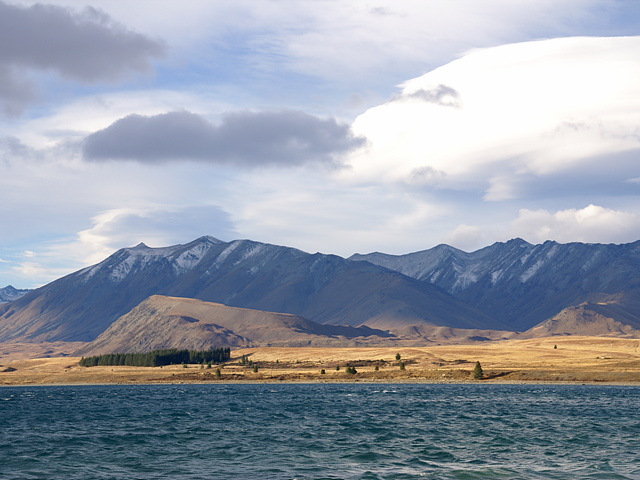
//> input picture openCV/data/tekapo.bmp, 640 x 480 px
$ ./affineShear   (built with g++ and OpenCV 4)
//> lines starting //> are read from the running program, lines starting //| are printed output that depends on the picture
#include "opencv2/opencv.hpp"
#include <iostream>
using namespace cv;
using namespace std;
string folder = "/home/qq43/KIB/openCV/data/";


int main()
{
    Mat src = imread(folder+"tekapo.bmp", IMREAD_GRAYSCALE);
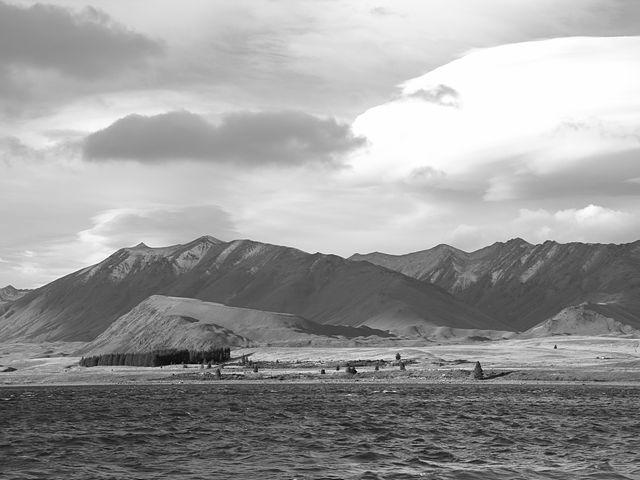
//> src: 480 rows x 640 cols, CV_8UC1; min 0, max 254, mean 156.5
    double mx = 0.3;
    double my = 0.2;
    Mat M = Mat_<double>({2, 3}, {1, mx, 0, my, 1, 0});
    Mat dst;
    warpAffine(src, dst, M, Size());
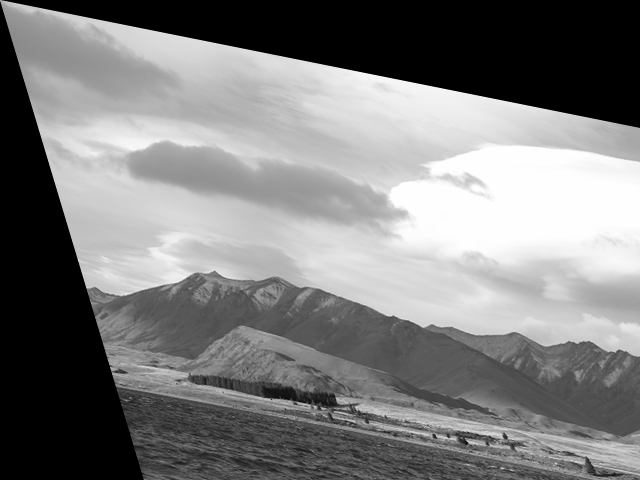
//> dst: 480 rows x 640 cols, CV_8UC1; min 0, max 254, mean 125.7

    imshow("src", src);
    imshow("dst", dst);
    waitKey(0);
    destroyAllWindows();
    return 0;
}

$ run again, with openCV/data/airplane.bmp copied over openCV/data/tekapo.bmp
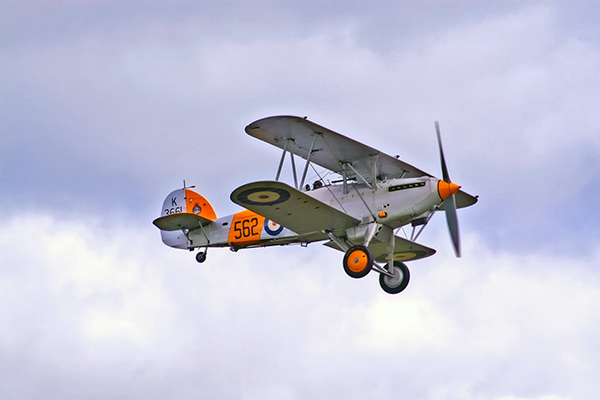
//> input picture openCV/data/airplane.bmp, 600 x 400 px
//> `Mat src = imread(folder+"tekapo.bmp", IMREAD_GRAYSCALE);`:
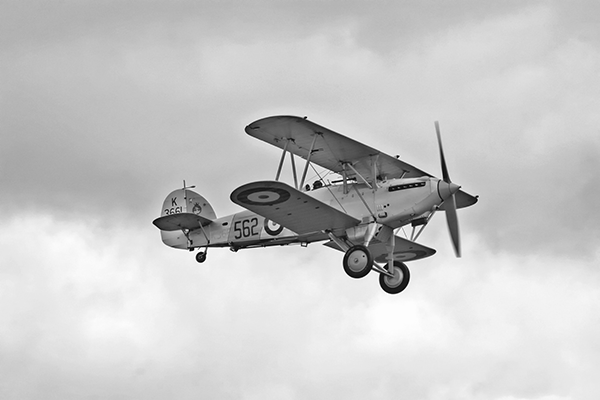
//> src: 400 rows x 600 cols, CV_8UC1; min 0, max 255, mean 199.6
//> `warpAffine(src, dst, M, Size());`:
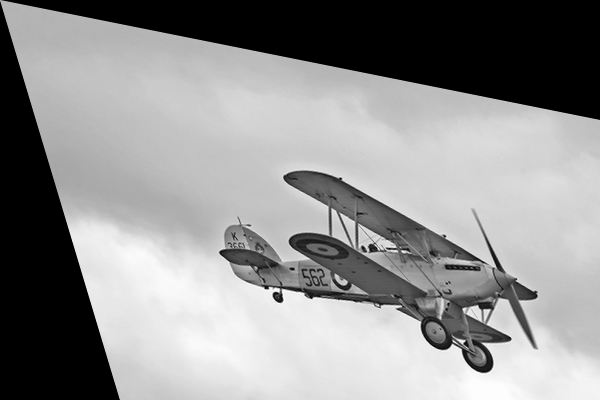
//> dst: 400 rows x 600 cols, CV_8UC1; min 0, max 255, mean 145.4

$ run again, with openCV/data/card.bmp copied over openCV/data/tekapo.bmp
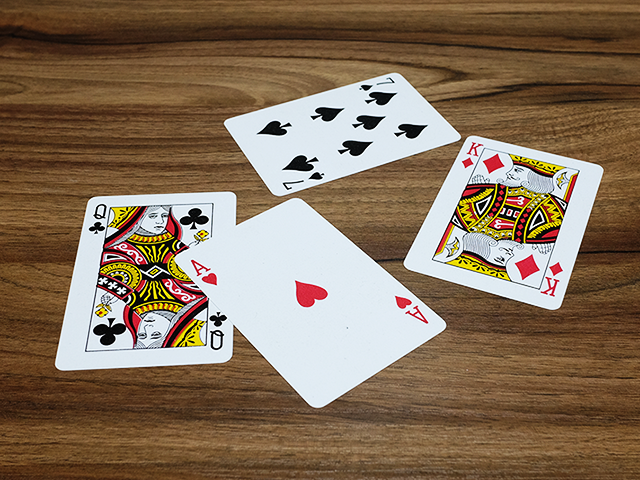
//> input picture openCV/data/card.bmp, 640 x 480 px
//> `Mat src = imread(folder+"tekapo.bmp", IMREAD_GRAYSCALE);`:
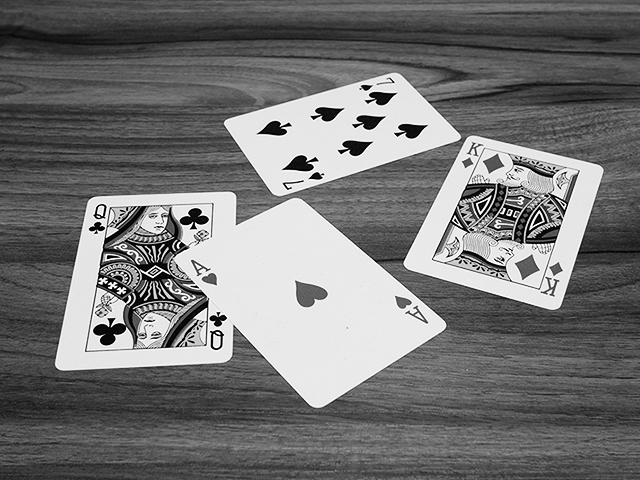
//> src: 480 rows x 640 cols, CV_8UC1; min 0, max 255, mean 116.2
//> `warpAffine(src, dst, M, Size());`:
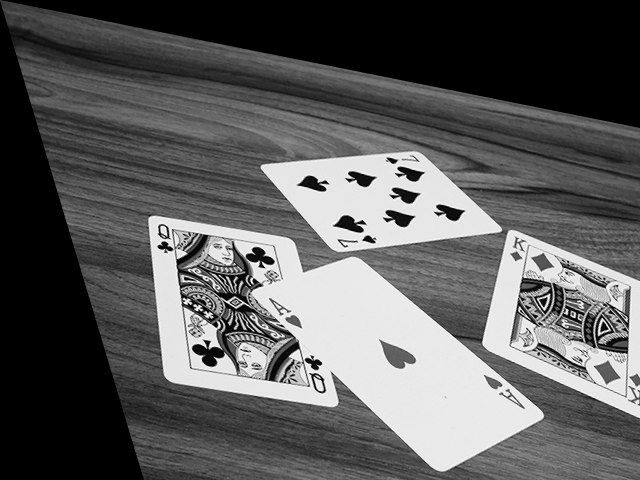
//> dst: 480 rows x 640 cols, CV_8UC1; min 0, max 255, mean 92.8

$ run again, with openCV/data/cat.bmp copied over openCV/data/tekapo.bmp
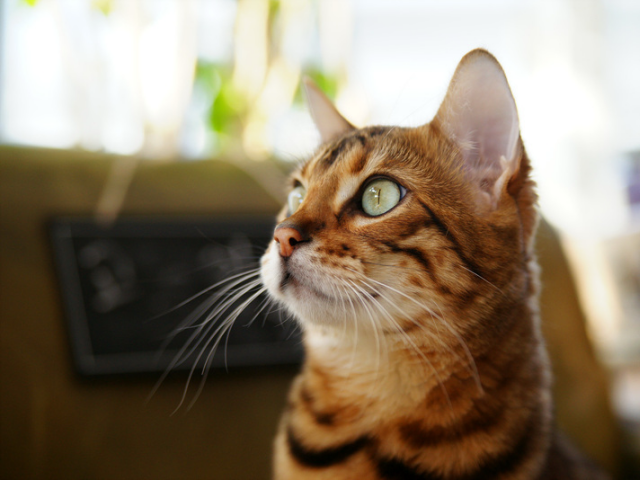
//> input picture openCV/data/cat.bmp, 640 x 480 px
//> `Mat src = imread(folder+"tekapo.bmp", IMREAD_GRAYSCALE);`:
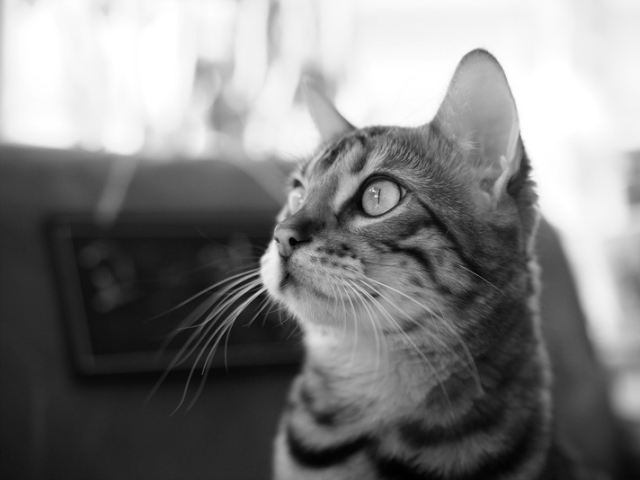
//> src: 480 rows x 640 cols, CV_8UC1; min 0, max 255, mean 127.8
//> `warpAffine(src, dst, M, Size());`:
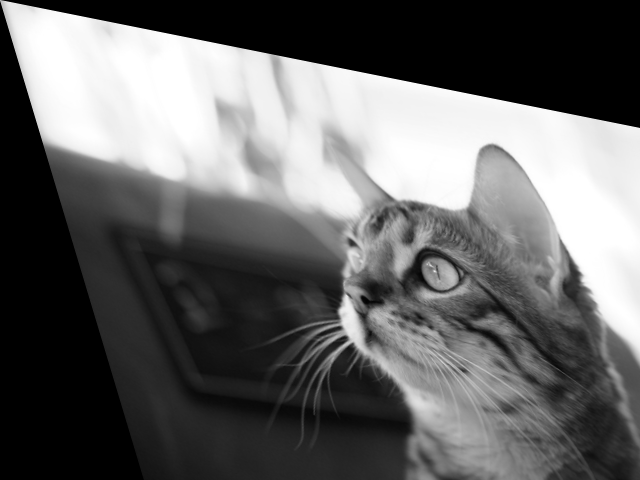
//> dst: 480 rows x 640 cols, CV_8UC1; min 0, max 255, mean 101.7
